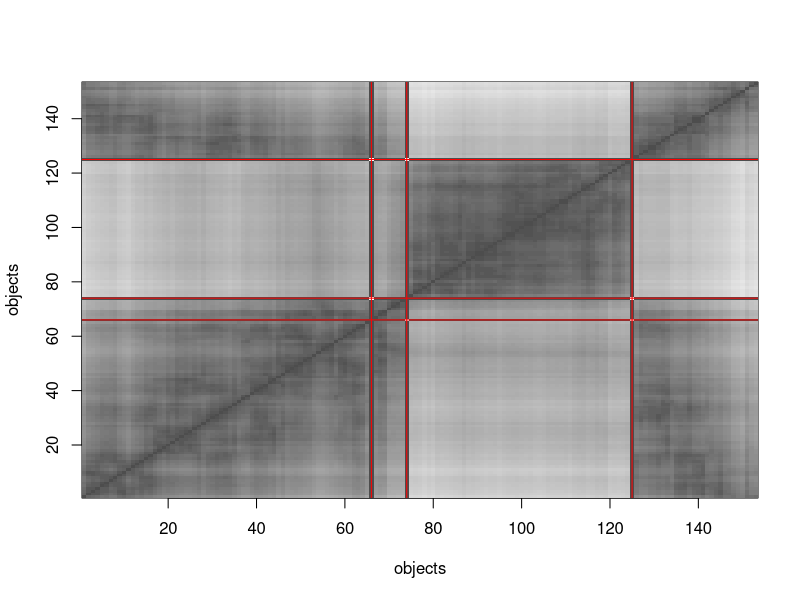
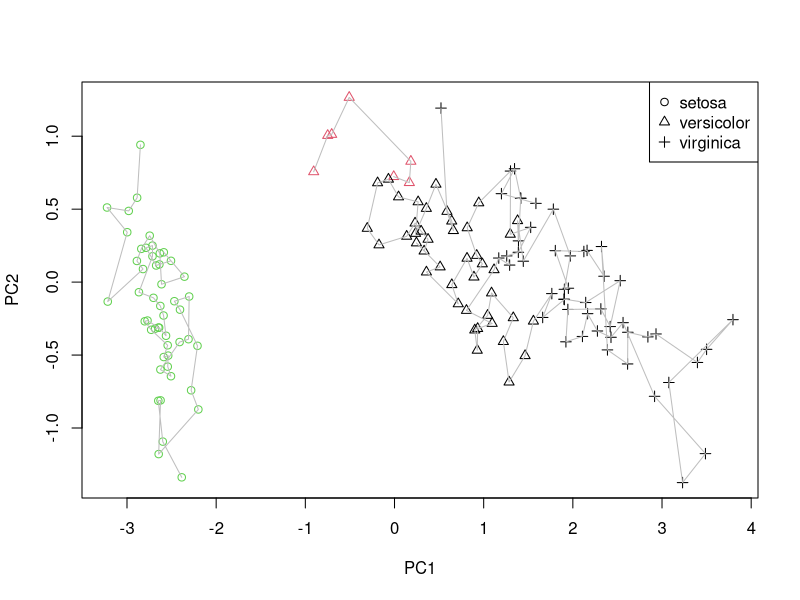
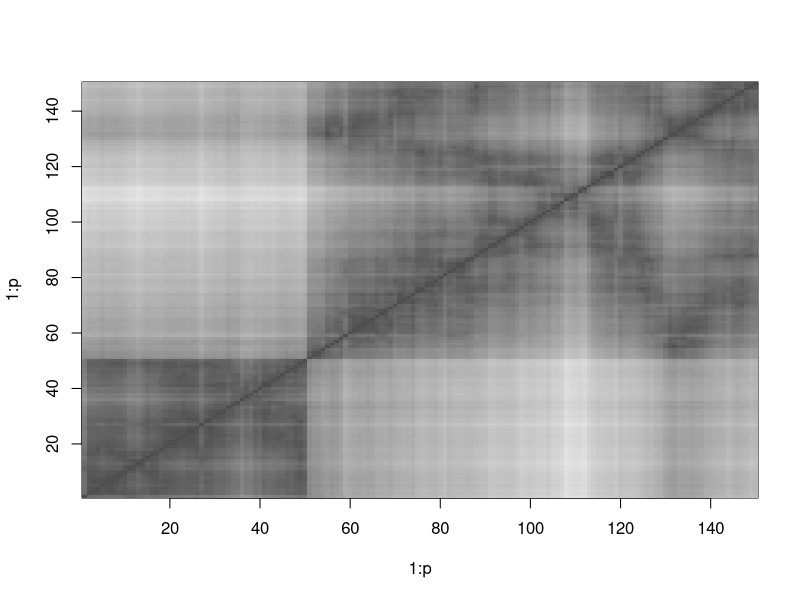

The R script that drew these images, in order:
## ---- chunk 1
knitr::opts_chunk$set(
  collapse = TRUE,
  comment = "#>",
  fig.width = 6,
  fig.height = 5
)
library(TSP)
## ---- chunk 2
data("iris")
x <- iris[, 1:4]

tsp <- TSP(dist(x), labels = iris$Species)
tsp
## ---- chunk 3
tsp_dummy <- insert_dummy(tsp, n = 3, label = "boundary")
tsp_dummy
## ---- chunk 4
set.seed(100)
tour <- solve_TSP(tsp_dummy, rep = 10)
tour
## ---- chunk 5
image(tsp_dummy, tour, xlab = "objects", ylab = "objects")

boundaries <- which(labels(tour) == "boundary")
abline(h = boundaries, col = "red")
abline(v = boundaries, col = "red")
## ---- chunk 6
clusters <- cut_tour(tour, cut = "boundary")
lengths(clusters)
## ---- chunk 7
# indices are positions in the data without dummy cities
cl <- integer(nrow(x))
for (i in seq_along(clusters)) cl[clusters[[i]]] <- i

table(cluster = cl, species = iris$Species)
## ---- chunk 8
pc <- prcomp(x)$x[, 1:2]
true_class <- as.integer(iris$Species)

plot(pc, pch = true_class, col = cl, xlab = "PC1", ylab = "PC2")
for (p in clusters) lines(pc[p, ], col = "gray")
legend("topright", legend = levels(iris$Species), pch = 1:3)
## ---- chunk 9
tsp1 <- insert_dummy(tsp, label = "cut")
set.seed(1234)
tour1 <- solve_TSP(tsp1)
path <- cut_tour(tour1, "cut")
head(path)
## ---- chunk 10
image(tsp, order = path)
